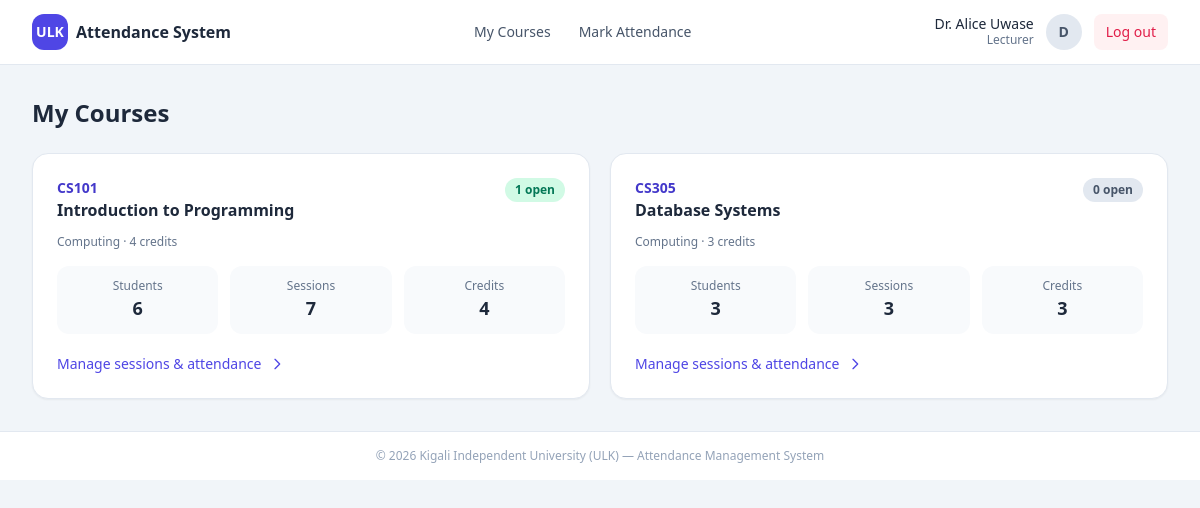
Page /lecturer_courses.php (signed in) on the committed database.
### tables this page shows
CREATE TABLE courses (
  course_code VARCHAR(15) PRIMARY KEY,                
  title       VARCHAR(150) NOT NULL,
  credits     INT NOT NULL DEFAULT 3,
  department  VARCHAR(100) DEFAULT NULL
);

### config.php (called while the page is built, shortened)
<?php
function e(string $value): string
{
    return htmlspecialchars($value, ENT_QUOTES, 'UTF-8');
}

### lecturer_courses.php (the view, shortened to what this page needs)
<?php
require_once __DIR__ . '/config.php';
$lid = currentLecturerId($pdo);
$stmt = $pdo->prepare('
    SELECT c.course_code, c.title, c.credits, c.department,
           (SELECT COUNT(*) FROM enrollments e WHERE e.course_code = c.course_code)  AS total_students,
           (SELECT COUNT(*) FROM sessions s   WHERE s.course_code = c.course_code)  AS total_sessions,
           (SELECT COUNT(*) FROM sessions s   WHERE s.course_code = c.course_code
                                                 AND s.status = "Open")              AS open_sessions
    FROM courses c
    JOIN lecturer_courses lc ON lc.course_code = c.course_code AND lc.lecturer_id = ?
    ORDER BY c.course_code');
$stmt->execute([$lid]);
$courses = $stmt->fetchAll();
include __DIR__ . '/includes/header.php';
?>
<?php if (!$courses): ?>
    <div class="rounded-lg bg-white border border-slate-200 p-8 text-center text-sm text-slate-500">
        No courses have been assigned to you yet. Please contact the administrator.
    </div>
<?php else: ?>
    <div class="grid gap-5 md:grid-cols-2 xl:grid-cols-3">
        <?php foreach ($courses as $c): ?>
            <a href="<?= BASE_URL ?>/lecturer_sessions.php?course_code=<?= e($c['course_code']) ?>"
               class="bg-white rounded-2xl shadow-sm border border-slate-200 p-6 flex flex-col hover:border-indigo-300 hover:shadow-md transition">
                <div class="flex items-start justify-between mb-3">
                    <div>
                        <p class="text-sm font-bold text-indigo-700"><?= e($c['course_code']) ?></p>
                        <h3 class="font-semibold text-slate-800"><?= e($c['title']) ?></h3>
                    </div>
                    <span class="badge <?= $c['open_sessions'] ? 'badge-open' : 'badge-closed' ?>">
                        <?= $c['open_sessions'] ?> open
                    </span>
                </div>
                <p class="text-xs text-slate-500 mb-4"><?= e($c['department']) ?> · <?= (int)$c['credits'] ?> credits</p>
                <dl class="grid grid-cols-3 gap-3 text-center mb-5">
                    <div class="rounded-xl bg-slate-50 py-3">
                        <dt class="text-xs text-slate-500">Students</dt>
                        <dd class="text-lg font-bold text-slate-800"><?= e($c['total_students']) ?></dd>
                    </div>
                    <div class="rounded-xl bg-slate-50 py-3">
                        <dt class="text-xs text-slate-500">Sessions</dt>
                        <dd class="text-lg font-bold text-slate-800"><?= e($c['total_sessions']) ?></dd>
                    </div>
                    <div class="rounded-xl bg-slate-50 py-3">
                        <dt class="text-xs text-slate-500">Credits</dt>
                        <dd class="text-lg font-bold text-slate-800"><?= e($c['credits']) ?></dd>
                    </div>
                </dl>
                <span class="mt-auto inline-flex items-center gap-2 text-sm font-medium text-indigo-600">
                    Manage sessions & attendance
                    <svg xmlns="http://www.w3.org/2000/svg" class="h-4 w-4" fill="none" viewBox="0 0 24 24" stroke="currentColor">
                        <path stroke-linecap="round" stroke-linejoin="round" stroke-width="2" d="M9 5l7 7-7 7"/>
                    </svg>
                </span>
            </a>
        <?php endforeach; ?>
    </div>
<?php endif; ?>
<?php include __DIR__ . '/includes/footer.php'; ?>

### assets/css/app.css (style rules this page uses)
.badge { display: inline-flex; align-items: center; border-radius: 9999px; padding: 0.125rem 0.625rem; font-size: 0.75rem; font-weight: 600; line-height: 1.25rem; }
.badge-open { background-color: #d1fae5; color: #047857; }
.badge-closed { background-color: #e2e8f0; color: #475569; }

### rows in the picture
courses: course_code "CS101", title "Introduction to Programming", open_sessions "1", department "Computing", credits "4", total_students "6", total_sessions "7"
courses: course_code "CS305", title "Database Systems", open_sessions "0", department "Computing", credits "3", total_students "3", total_sessions "3"

### other values in the picture
$cu['name'] "Dr. Alice Uwase"
$cu['role'] "Lecturer"
substr($cu['name'] ?? '?', 0, 1) "D"
$pageTitle "My Courses"
